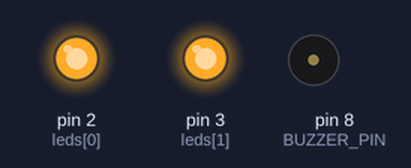
The sketch below on a simulated Arduino Uno, built with avr-gcc and run on an emulated ATmega328P. On the bench: output pins drawn as LEDs (lit = HIGH), buzzer (waves = sounding, pin HIGH).

Above: at 0.4 s.
At 0.87 s:
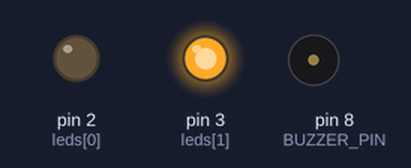
At 1.8 s:
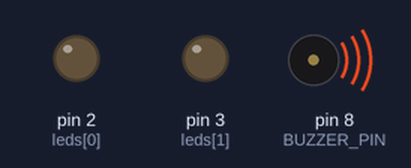
At 3.8 s:
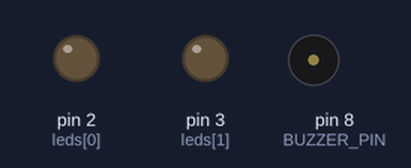
At 5.27 s:
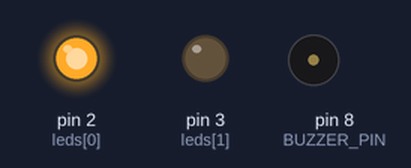
Timing chart, 0 to 6.0 s (numbered marks = the images above):
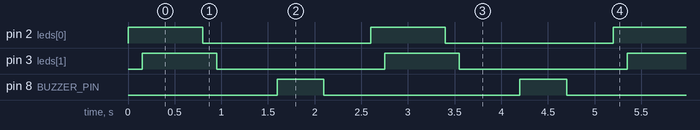

The sketch:

electronique_final.ino
```cpp
int leds[3] = {2,3};
#define BUZZER_PIN 8
void setup() {
  for (int i = 0; i < 2; i++) {
    pinMode(leds[i], OUTPUT);
  }
   pinMode(BUZZER_PIN, OUTPUT);
}

void loop() {
  // Allumage progressif
  for (int i = 0; i < 2; i++) {
    digitalWrite(leds[i], HIGH);
    delay(150);
  }

  delay(500);

  // Extinction progressive
  for (int i = 0; i < 2; i++) {
    digitalWrite(leds[i], LOW);
    delay(150);
  }

  delay(500);

  digitalWrite(BUZZER_PIN, HIGH); // Buzzer ON
  delay(500);

  digitalWrite(BUZZER_PIN, LOW);  // Buzzer OFF
  delay(500);
}
```

Measured:
- by itself, pin 2 (leds[0]), pin 3 (leds[1]): alternates HIGH for 0.80 s and LOW for 1.8 s
- by itself, pin 8 (BUZZER_PIN): alternates HIGH for 0.50 s and LOW for 2.1 s
- by itself, everything shown: repeats every 2.6 s, in 6 steps
